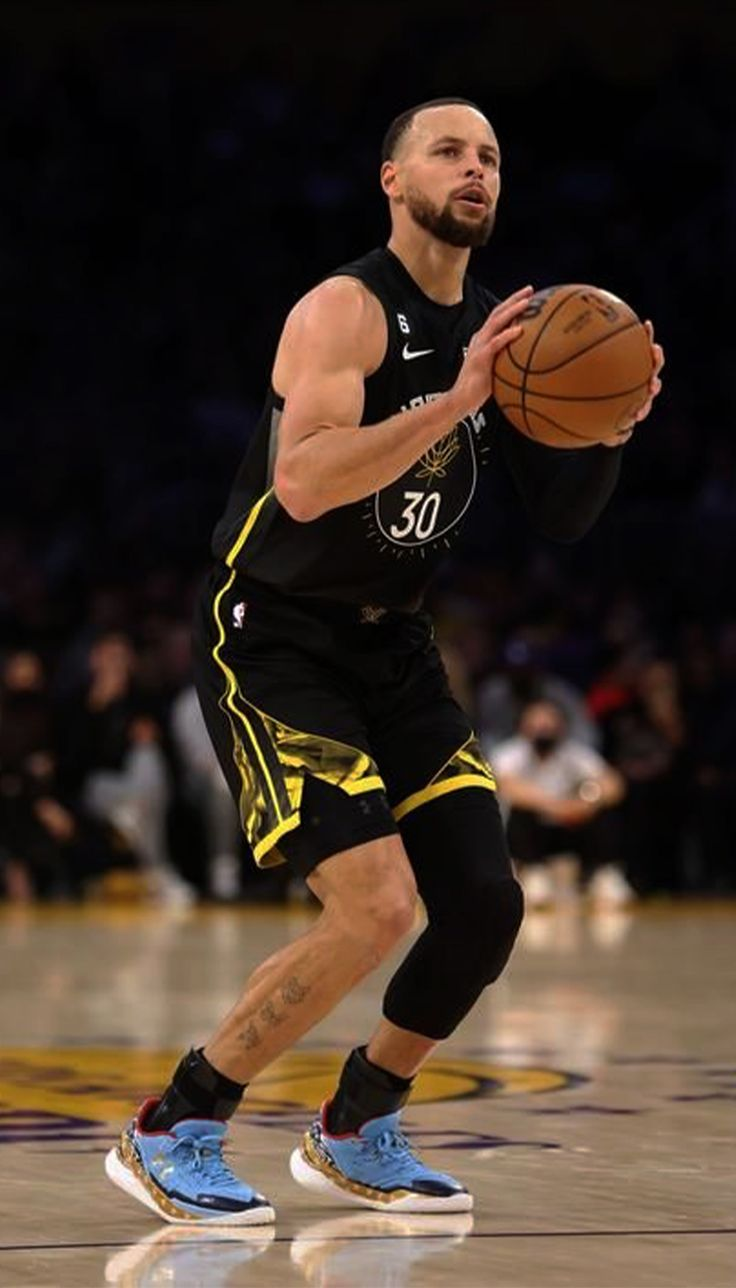
#> input picture Computer vision/09__Edge_Detection/curry.jpg, 736 x 1288 px, found by its file name
$ python Basic.py
#> lines starting #> are read from the running program, lines starting #| are printed output that depends on the picture; after the words box and inside, x2 and y2 are one past the last pixel; in counts of white or black regions, pixels touching at a corner belong together
import cv2

import os
import numpy as np

img = cv2.imread(os.path.join(r"C:\Users\Rakesh\OneDrive\Desktop\Codes\Python\Computer vision\09__Edge_Detection", 'curry.jpg'))
#> img is the input picture: shape (1288, 736, 3); mean B, G, R 41.9, 52.3, 66.8

img_edge = cv2.Canny(img, 100, 200)
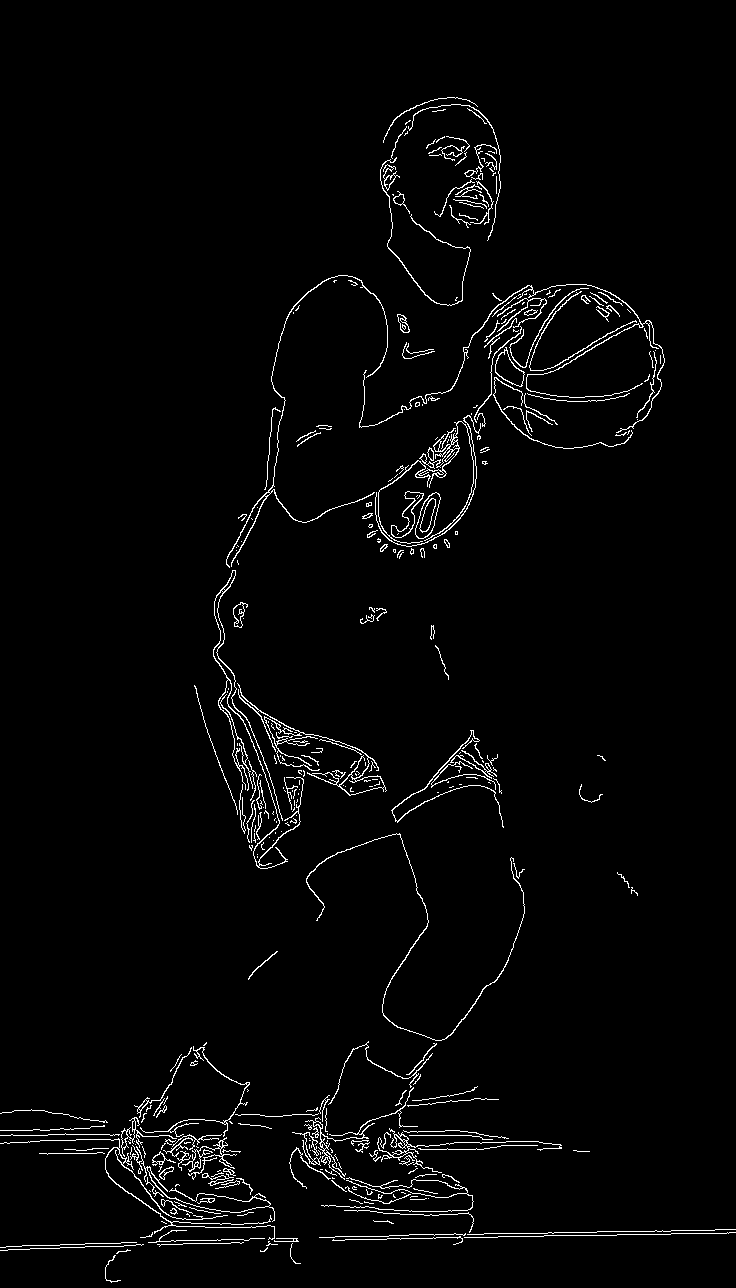
#> img_edge: shape (1288, 736); 2.4% white in thin lines or dots

img_edge_d = cv2.dilate(img_edge, np.ones((3, 3), dtype = np.int8))
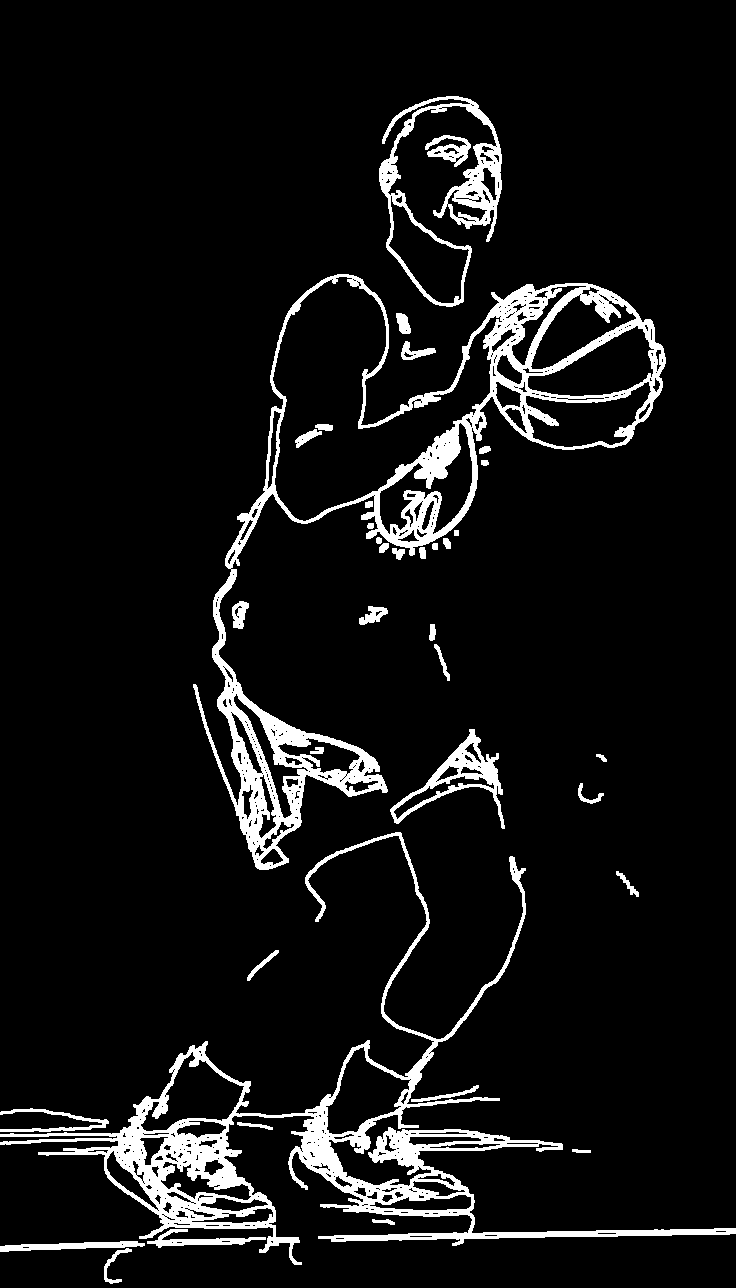
#> img_edge_d: shape (1288, 736); 7.4% white; 37 white regions, largest, box (x1, y1, x2, y2) and area: (193, 274, 666, 870) 28609, (0, 832, 736, 1265) 27366, (379, 96, 502, 307) 5434

img_edge_e = cv2.erode(img_edge_d, np.ones((3, 3), dtype = np.int8))
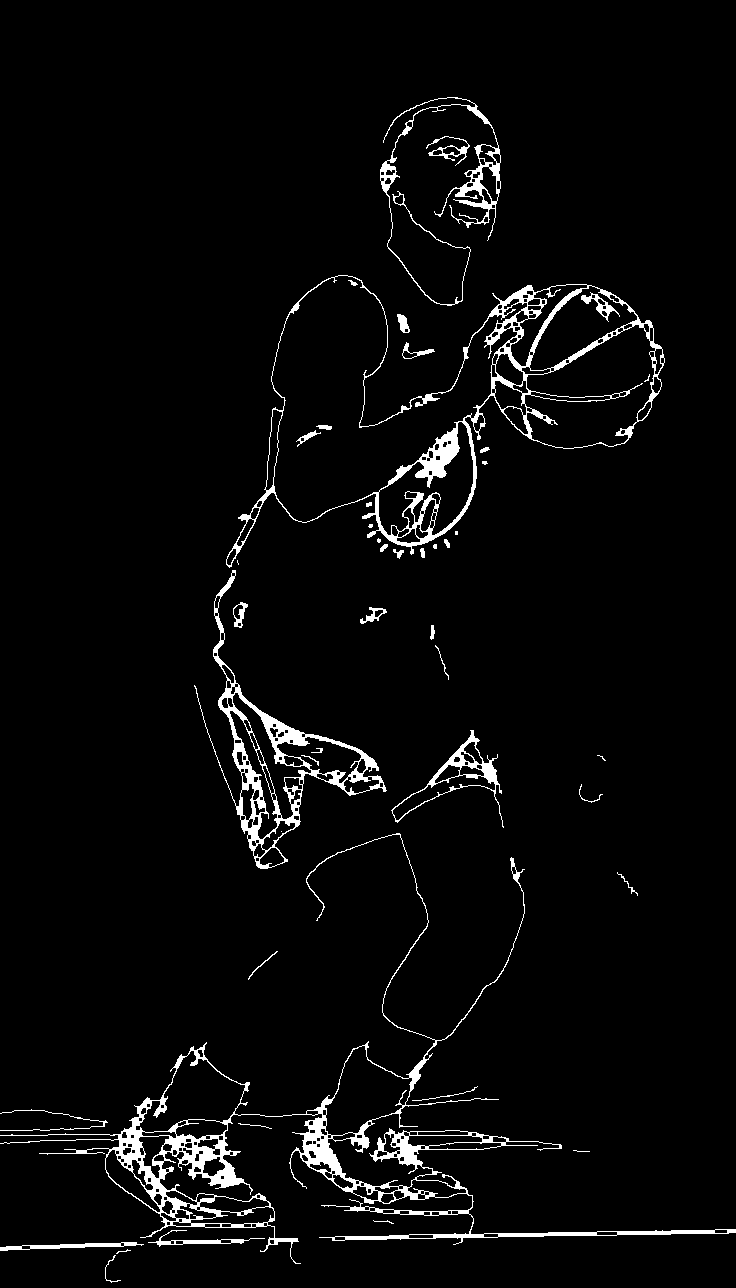
#> img_edge_e: shape (1288, 736); 3.7% white; 45 white regions (11 under 20 px), largest, box (x1, y1, x2, y2) and area: (0, 833, 736, 1264) 14002, (226, 275, 665, 568) 8923, (194, 570, 387, 869) 5508

cv2.imshow('img', img)
cv2.imshow('img_edge', img_edge)
cv2.imshow('img_edge_d', img_edge_d)
cv2.imshow('img_edge_e', img_edge_e)

cv2.waitKey(0)
